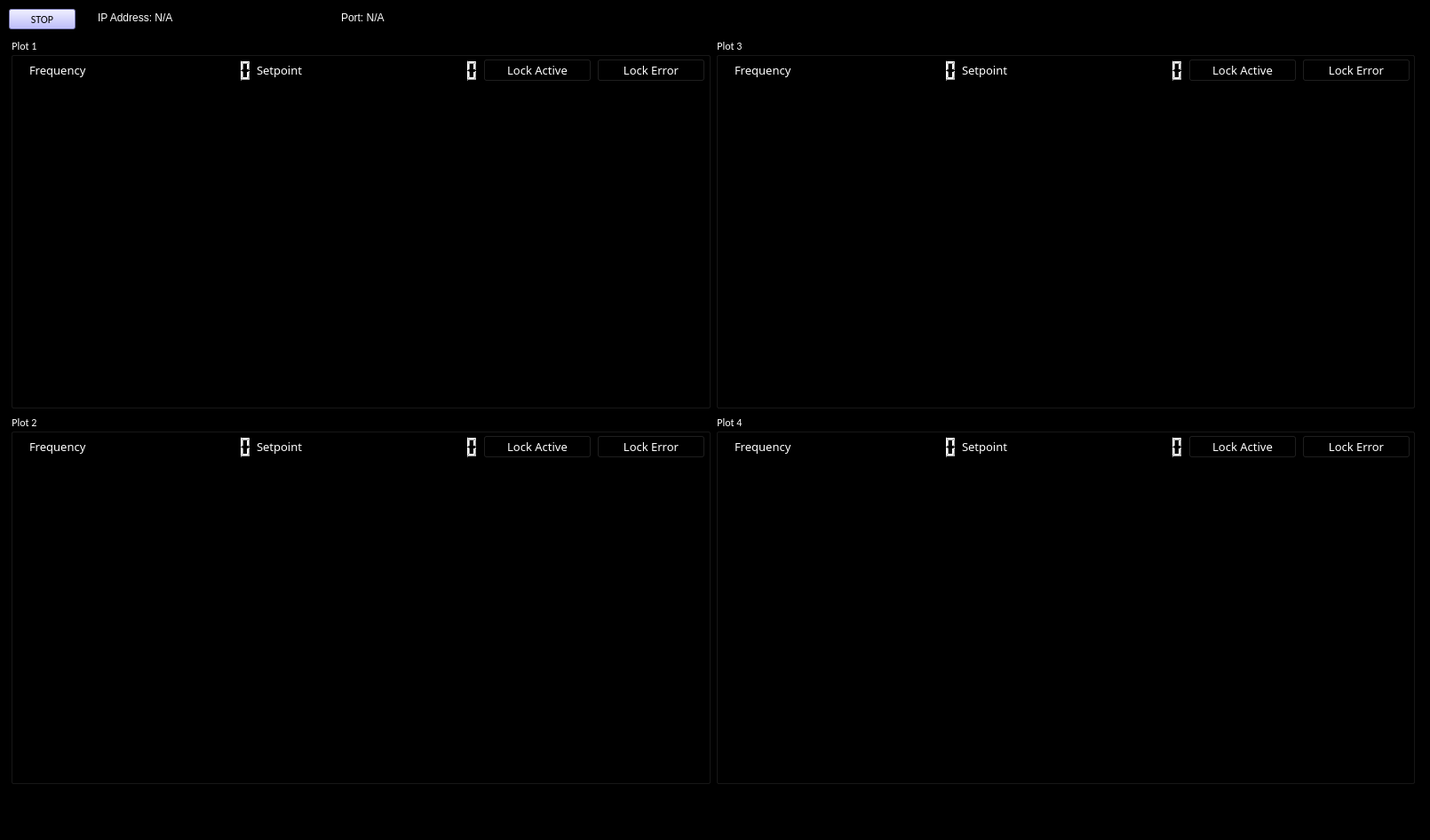
<?xml version="1.0" encoding="UTF-8"?>
<ui version="4.0">
 <class>MainWindow</class>
 <widget class="QMainWindow" name="MainWindow">
  <property name="geometry">
   <rect>
    <x>0</x>
    <y>0</y>
    <width>1610</width>
    <height>946</height>
   </rect>
  </property>
  <property name="windowTitle">
   <string>Wavemeter Monitor</string>
  </property>
  <property name="windowOpacity">
   <double>2.000000000000000</double>
  </property>
  <property name="styleSheet">
   <string notr="true">background-color: rgb(0, 0, 0);
selection-color: rgb(255, 0, 0);</string>
  </property>
  <property name="toolButtonStyle">
   <enum>Qt::ToolButtonIconOnly</enum>
  </property>
  <widget class="QWidget" name="centralwidget">
   <widget class="QPushButton" name="stop_button">
    <property name="enabled">
     <bool>true</bool>
    </property>
    <property name="geometry">
     <rect>
      <x>10</x>
      <y>10</y>
      <width>75</width>
      <height>23</height>
     </rect>
    </property>
    <property name="font">
     <font>
      <family>Calibri</family>
     </font>
    </property>
    <property name="mouseTracking">
     <bool>false</bool>
    </property>
    <property name="autoFillBackground">
     <bool>false</bool>
    </property>
    <property name="styleSheet">
     <string notr="true">background-color: rgb(170, 170, 255);</string>
    </property>
    <property name="text">
     <string>STOP</string>
    </property>
    <property name="checkable">
     <bool>true</bool>
    </property>
   </widget>
   <widget class="QWidget" name="layoutWidget">
    <property name="geometry">
     <rect>
      <x>12</x>
      <y>42</y>
      <width>1581</width>
      <height>841</height>
     </rect>
    </property>
    <layout class="QGridLayout" name="gridLayout">
     <item row="0" column="0">
      <widget class="QGroupBox" name="groupBox">
       <property name="font">
        <font>
         <family>Calibri</family>
        </font>
       </property>
       <property name="styleSheet">
        <string notr="true">color: rgb(255, 255, 255);</string>
       </property>
       <property name="title">
        <string>Plot 1</string>
       </property>
       <widget class="PlotWidget" name="graph_widget_1" native="true">
        <property name="geometry">
         <rect>
          <x>9</x>
          <y>59</y>
          <width>601</width>
          <height>341</height>
         </rect>
        </property>
       </widget>
       <widget class="GraphicsView" name="legend_widget_1">
        <property name="geometry">
         <rect>
          <x>620</x>
          <y>60</y>
          <width>161</width>
          <height>351</height>
         </rect>
        </property>
       </widget>
       <widget class="QWidget" name="layoutWidget">
        <property name="geometry">
         <rect>
          <x>21</x>
          <y>21</y>
          <width>761</width>
          <height>32</height>
         </rect>
        </property>
        <layout class="QHBoxLayout" name="horizontalLayout">
         <item>
          <widget class="QLabel" name="label">
           <property name="font">
            <font>
             <family>Calibri Light</family>
            </font>
           </property>
           <property name="text">
            <string>&lt;html&gt;&lt;head/&gt;&lt;body&gt;&lt;p&gt;&lt;span style=&quot; font-size:10pt;&quot;&gt;Frequency&lt;/span&gt;&lt;/p&gt;&lt;/body&gt;&lt;/html&gt;</string>
           </property>
          </widget>
         </item>
         <item>
          <widget class="QLCDNumber" name="number_widget_1">
           <property name="font">
            <font>
             <family>Calibri Light</family>
            </font>
           </property>
           <property name="accessibleName">
            <string/>
           </property>
           <property name="smallDecimalPoint">
            <bool>false</bool>
           </property>
           <property name="digitCount">
            <number>10</number>
           </property>
           <property name="segmentStyle">
            <enum>QLCDNumber::Filled</enum>
           </property>
           <property name="value" stdset="0">
            <double>0.000000000000000</double>
           </property>
          </widget>
         </item>
         <item>
          <widget class="QLabel" name="label_2">
           <property name="font">
            <font>
             <family>Calibri Light</family>
            </font>
           </property>
           <property name="text">
            <string>&lt;html&gt;&lt;head/&gt;&lt;body&gt;&lt;p&gt;&lt;span style=&quot; font-size:10pt;&quot;&gt;Setpoint&lt;/span&gt;&lt;/p&gt;&lt;/body&gt;&lt;/html&gt;</string>
           </property>
          </widget>
         </item>
         <item>
          <widget class="QLCDNumber" name="number_widget_2">
           <property name="font">
            <font>
             <family>Calibri Light</family>
            </font>
           </property>
           <property name="accessibleName">
            <string/>
           </property>
           <property name="smallDecimalPoint">
            <bool>false</bool>
           </property>
           <property name="digitCount">
            <number>10</number>
           </property>
           <property name="segmentStyle">
            <enum>QLCDNumber::Filled</enum>
           </property>
           <property name="value" stdset="0">
            <double>0.000000000000000</double>
           </property>
          </widget>
         </item>
         <item>
          <widget class="QPushButton" name="boolean_widget_1">
           <property name="font">
            <font>
             <family>Calibri Light</family>
             <pointsize>10</pointsize>
            </font>
           </property>
           <property name="text">
            <string>Lock Active</string>
           </property>
           <property name="icon">
            <iconset>
             <normaloff>green_LED_off.svg</normaloff>
             <normalon>green_LED_on.svg</normalon>green_LED_off.svg</iconset>
           </property>
           <property name="checkable">
            <bool>true</bool>
           </property>
           <property name="checked">
            <bool>false</bool>
           </property>
           <property name="autoExclusive">
            <bool>false</bool>
           </property>
          </widget>
         </item>
         <item>
          <widget class="QPushButton" name="boolean_widget_2">
           <property name="font">
            <font>
             <family>Calibri Light</family>
             <pointsize>10</pointsize>
            </font>
           </property>
           <property name="text">
            <string>Lock Error</string>
           </property>
           <property name="icon">
            <iconset>
             <normaloff>red_LED_off.svg</normaloff>
             <normalon>red_LED_on.svg</normalon>red_LED_off.svg</iconset>
           </property>
           <property name="checkable">
            <bool>true</bool>
           </property>
           <property name="autoExclusive">
            <bool>false</bool>
           </property>
          </widget>
         </item>
        </layout>
       </widget>
      </widget>
     </item>
     <item row="0" column="1">
      <widget class="QGroupBox" name="groupBox_3">
       <property name="font">
        <font>
         <family>Calibri</family>
        </font>
       </property>
       <property name="styleSheet">
        <string notr="true">color: rgb(255, 255, 255);</string>
       </property>
       <property name="title">
        <string>Plot 3</string>
       </property>
       <widget class="PlotWidget" name="graph_widget_3" native="true">
        <property name="geometry">
         <rect>
          <x>9</x>
          <y>59</y>
          <width>601</width>
          <height>341</height>
         </rect>
        </property>
       </widget>
       <widget class="GraphicsView" name="legend_widget_3">
        <property name="geometry">
         <rect>
          <x>620</x>
          <y>60</y>
          <width>161</width>
          <height>351</height>
         </rect>
        </property>
       </widget>
       <widget class="QWidget" name="layoutWidget_3">
        <property name="geometry">
         <rect>
          <x>21</x>
          <y>21</y>
          <width>761</width>
          <height>32</height>
         </rect>
        </property>
        <layout class="QHBoxLayout" name="horizontalLayout_3">
         <item>
          <widget class="QLabel" name="label_5">
           <property name="font">
            <font>
             <family>Calibri Light</family>
            </font>
           </property>
           <property name="text">
            <string>&lt;html&gt;&lt;head/&gt;&lt;body&gt;&lt;p&gt;&lt;span style=&quot; font-size:10pt;&quot;&gt;Frequency&lt;/span&gt;&lt;/p&gt;&lt;/body&gt;&lt;/html&gt;</string>
           </property>
          </widget>
         </item>
         <item>
          <widget class="QLCDNumber" name="number_widget_5">
           <property name="font">
            <font>
             <family>Calibri Light</family>
            </font>
           </property>
           <property name="accessibleName">
            <string/>
           </property>
           <property name="smallDecimalPoint">
            <bool>false</bool>
           </property>
           <property name="digitCount">
            <number>10</number>
           </property>
           <property name="segmentStyle">
            <enum>QLCDNumber::Filled</enum>
           </property>
           <property name="value" stdset="0">
            <double>0.000000000000000</double>
           </property>
          </widget>
         </item>
         <item>
          <widget class="QLabel" name="label_6">
           <property name="font">
            <font>
             <family>Calibri Light</family>
            </font>
           </property>
           <property name="text">
            <string>&lt;html&gt;&lt;head/&gt;&lt;body&gt;&lt;p&gt;&lt;span style=&quot; font-size:10pt;&quot;&gt;Setpoint&lt;/span&gt;&lt;/p&gt;&lt;/body&gt;&lt;/html&gt;</string>
           </property>
          </widget>
         </item>
         <item>
          <widget class="QLCDNumber" name="number_widget_6">
           <property name="font">
            <font>
             <family>Calibri Light</family>
            </font>
           </property>
           <property name="accessibleName">
            <string/>
           </property>
           <property name="smallDecimalPoint">
            <bool>false</bool>
           </property>
           <property name="digitCount">
            <number>10</number>
           </property>
           <property name="segmentStyle">
            <enum>QLCDNumber::Filled</enum>
           </property>
           <property name="value" stdset="0">
            <double>0.000000000000000</double>
           </property>
          </widget>
         </item>
         <item>
          <widget class="QPushButton" name="boolean_widget_5">
           <property name="font">
            <font>
             <family>Calibri Light</family>
             <pointsize>10</pointsize>
            </font>
           </property>
           <property name="text">
            <string>Lock Active</string>
           </property>
           <property name="icon">
            <iconset>
             <normaloff>green_LED_off.svg</normaloff>
             <normalon>green_LED_on.svg</normalon>green_LED_off.svg</iconset>
           </property>
           <property name="checkable">
            <bool>true</bool>
           </property>
          </widget>
         </item>
         <item>
          <widget class="QPushButton" name="boolean_widget_6">
           <property name="font">
            <font>
             <family>Calibri Light</family>
             <pointsize>10</pointsize>
            </font>
           </property>
           <property name="text">
            <string>Lock Error</string>
           </property>
           <property name="icon">
            <iconset>
             <normaloff>red_LED_off.svg</normaloff>
             <normalon>red_LED_on.svg</normalon>red_LED_off.svg</iconset>
           </property>
           <property name="checkable">
            <bool>true</bool>
           </property>
          </widget>
         </item>
        </layout>
       </widget>
      </widget>
     </item>
     <item row="1" column="0">
      <widget class="QGroupBox" name="groupBox_2">
       <property name="font">
        <font>
         <family>Calibri</family>
        </font>
       </property>
       <property name="styleSheet">
        <string notr="true">color: rgb(255, 255, 255);</string>
       </property>
       <property name="title">
        <string>Plot 2</string>
       </property>
       <widget class="PlotWidget" name="graph_widget_2" native="true">
        <property name="geometry">
         <rect>
          <x>9</x>
          <y>59</y>
          <width>601</width>
          <height>341</height>
         </rect>
        </property>
       </widget>
       <widget class="GraphicsView" name="legend_widget_2">
        <property name="geometry">
         <rect>
          <x>620</x>
          <y>60</y>
          <width>161</width>
          <height>351</height>
         </rect>
        </property>
       </widget>
       <widget class="QWidget" name="layoutWidget_2">
        <property name="geometry">
         <rect>
          <x>21</x>
          <y>21</y>
          <width>761</width>
          <height>32</height>
         </rect>
        </property>
        <layout class="QHBoxLayout" name="horizontalLayout_2">
         <item>
          <widget class="QLabel" name="label_3">
           <property name="font">
            <font>
             <family>Calibri Light</family>
            </font>
           </property>
           <property name="text">
            <string>&lt;html&gt;&lt;head/&gt;&lt;body&gt;&lt;p&gt;&lt;span style=&quot; font-size:10pt;&quot;&gt;Frequency&lt;/span&gt;&lt;/p&gt;&lt;/body&gt;&lt;/html&gt;</string>
           </property>
          </widget>
         </item>
         <item>
          <widget class="QLCDNumber" name="number_widget_3">
           <property name="font">
            <font>
             <family>Calibri Light</family>
            </font>
           </property>
           <property name="accessibleName">
            <string/>
           </property>
           <property name="smallDecimalPoint">
            <bool>false</bool>
           </property>
           <property name="digitCount">
            <number>10</number>
           </property>
           <property name="segmentStyle">
            <enum>QLCDNumber::Filled</enum>
           </property>
           <property name="value" stdset="0">
            <double>0.000000000000000</double>
           </property>
          </widget>
         </item>
         <item>
          <widget class="QLabel" name="label_4">
           <property name="font">
            <font>
             <family>Calibri Light</family>
            </font>
           </property>
           <property name="text">
            <string>&lt;html&gt;&lt;head/&gt;&lt;body&gt;&lt;p&gt;&lt;span style=&quot; font-size:10pt;&quot;&gt;Setpoint&lt;/span&gt;&lt;/p&gt;&lt;/body&gt;&lt;/html&gt;</string>
           </property>
           <property name="scaledContents">
            <bool>false</bool>
           </property>
          </widget>
         </item>
         <item>
          <widget class="QLCDNumber" name="number_widget_4">
           <property name="font">
            <font>
             <family>Calibri Light</family>
            </font>
           </property>
           <property name="accessibleName">
            <string/>
           </property>
           <property name="smallDecimalPoint">
            <bool>false</bool>
           </property>
           <property name="digitCount">
            <number>10</number>
           </property>
           <property name="segmentStyle">
            <enum>QLCDNumber::Filled</enum>
           </property>
           <property name="value" stdset="0">
            <double>0.000000000000000</double>
           </property>
          </widget>
         </item>
         <item>
          <widget class="QPushButton" name="boolean_widget_3">
           <property name="font">
            <font>
             <family>Calibri Light</family>
             <pointsize>10</pointsize>
            </font>
           </property>
           <property name="text">
            <string>Lock Active</string>
           </property>
           <property name="icon">
            <iconset>
             <normaloff>green_LED_off.svg</normaloff>
             <normalon>green_LED_on.svg</normalon>green_LED_off.svg</iconset>
           </property>
           <property name="checkable">
            <bool>true</bool>
           </property>
          </widget>
         </item>
         <item>
          <widget class="QPushButton" name="boolean_widget_4">
           <property name="font">
            <font>
             <family>Calibri Light</family>
             <pointsize>10</pointsize>
            </font>
           </property>
           <property name="text">
            <string>Lock Error</string>
           </property>
           <property name="icon">
            <iconset>
             <normaloff>red_LED_off.svg</normaloff>
             <normalon>red_LED_on.svg</normalon>red_LED_off.svg</iconset>
           </property>
           <property name="checkable">
            <bool>true</bool>
           </property>
          </widget>
         </item>
        </layout>
       </widget>
      </widget>
     </item>
     <item row="1" column="1">
      <widget class="QGroupBox" name="groupBox_4">
       <property name="font">
        <font>
         <family>Calibri</family>
        </font>
       </property>
       <property name="styleSheet">
        <string notr="true">color: rgb(255, 255, 255);</string>
       </property>
       <property name="title">
        <string>Plot 4</string>
       </property>
       <widget class="PlotWidget" name="graph_widget_4" native="true">
        <property name="geometry">
         <rect>
          <x>9</x>
          <y>59</y>
          <width>601</width>
          <height>341</height>
         </rect>
        </property>
       </widget>
       <widget class="GraphicsView" name="legend_widget_4">
        <property name="geometry">
         <rect>
          <x>620</x>
          <y>60</y>
          <width>161</width>
          <height>351</height>
         </rect>
        </property>
       </widget>
       <widget class="QWidget" name="layoutWidget_4">
        <property name="geometry">
         <rect>
          <x>21</x>
          <y>21</y>
          <width>761</width>
          <height>32</height>
         </rect>
        </property>
        <layout class="QHBoxLayout" name="horizontalLayout_4">
         <item>
          <widget class="QLabel" name="label_7">
           <property name="font">
            <font>
             <family>Calibri Light</family>
            </font>
           </property>
           <property name="text">
            <string>&lt;html&gt;&lt;head/&gt;&lt;body&gt;&lt;p&gt;&lt;span style=&quot; font-size:10pt;&quot;&gt;Frequency&lt;/span&gt;&lt;/p&gt;&lt;/body&gt;&lt;/html&gt;</string>
           </property>
          </widget>
         </item>
         <item>
          <widget class="QLCDNumber" name="number_widget_7">
           <property name="font">
            <font>
             <family>Calibri Light</family>
            </font>
           </property>
           <property name="accessibleName">
            <string/>
           </property>
           <property name="smallDecimalPoint">
            <bool>false</bool>
           </property>
           <property name="digitCount">
            <number>10</number>
           </property>
           <property name="segmentStyle">
            <enum>QLCDNumber::Filled</enum>
           </property>
           <property name="value" stdset="0">
            <double>0.000000000000000</double>
           </property>
          </widget>
         </item>
         <item>
          <widget class="QLabel" name="label_8">
           <property name="font">
            <font>
             <family>Calibri Light</family>
            </font>
           </property>
           <property name="text">
            <string>&lt;html&gt;&lt;head/&gt;&lt;body&gt;&lt;p&gt;&lt;span style=&quot; font-size:10pt;&quot;&gt;Setpoint&lt;/span&gt;&lt;/p&gt;&lt;/body&gt;&lt;/html&gt;</string>
           </property>
          </widget>
         </item>
         <item>
          <widget class="QLCDNumber" name="number_widget_8">
           <property name="font">
            <font>
             <family>Calibri Light</family>
            </font>
           </property>
           <property name="accessibleName">
            <string/>
           </property>
           <property name="smallDecimalPoint">
            <bool>false</bool>
           </property>
           <property name="digitCount">
            <number>10</number>
           </property>
           <property name="segmentStyle">
            <enum>QLCDNumber::Filled</enum>
           </property>
           <property name="value" stdset="0">
            <double>0.000000000000000</double>
           </property>
          </widget>
         </item>
         <item>
          <widget class="QPushButton" name="boolean_widget_7">
           <property name="font">
            <font>
             <family>Calibri Light</family>
             <pointsize>10</pointsize>
            </font>
           </property>
           <property name="text">
            <string>Lock Active</string>
           </property>
           <property name="icon">
            <iconset>
             <normaloff>green_LED_off.svg</normaloff>
             <normalon>green_LED_on.svg</normalon>green_LED_off.svg</iconset>
           </property>
           <property name="checkable">
            <bool>true</bool>
           </property>
          </widget>
         </item>
         <item>
          <widget class="QPushButton" name="boolean_widget_8">
           <property name="font">
            <font>
             <family>Calibri Light</family>
             <pointsize>10</pointsize>
            </font>
           </property>
           <property name="text">
            <string>Lock Error</string>
           </property>
           <property name="icon">
            <iconset>
             <normaloff>red_LED_off.svg</normaloff>
             <normalon>red_LED_on.svg</normalon>red_LED_off.svg</iconset>
           </property>
           <property name="checkable">
            <bool>true</bool>
           </property>
          </widget>
         </item>
        </layout>
       </widget>
      </widget>
     </item>
    </layout>
   </widget>
   <widget class="QWidget" name="">
    <property name="geometry">
     <rect>
      <x>110</x>
      <y>10</y>
      <width>541</width>
      <height>21</height>
     </rect>
    </property>
    <layout class="QHBoxLayout" name="horizontalLayout_5">
     <item>
      <widget class="QLabel" name="ip_label">
       <property name="styleSheet">
        <string notr="true">color: rgb(255, 255, 255);
font: 25 12pt &quot;Calibri Light&quot;;</string>
       </property>
       <property name="text">
        <string>&lt;html&gt;&lt;head/&gt;&lt;body&gt;&lt;p&gt;&lt;span style=&quot; color:#ffffff;&quot;&gt;IP Address: N/A&lt;/span&gt;&lt;/p&gt;&lt;/body&gt;&lt;/html&gt;</string>
       </property>
      </widget>
     </item>
     <item>
      <widget class="QLabel" name="port_label">
       <property name="styleSheet">
        <string notr="true">color: rgb(255, 255, 255);
font: 25 12pt &quot;Calibri Light&quot;;</string>
       </property>
       <property name="text">
        <string>&lt;html&gt;&lt;head/&gt;&lt;body&gt;&lt;p&gt;&lt;span style=&quot; color:#ffffff;&quot;&gt;Port: N/A&lt;/span&gt;&lt;/p&gt;&lt;/body&gt;&lt;/html&gt;</string>
       </property>
      </widget>
     </item>
    </layout>
   </widget>
  </widget>
  <widget class="QMenuBar" name="menubar">
   <property name="geometry">
    <rect>
     <x>0</x>
     <y>0</y>
     <width>1610</width>
     <height>21</height>
    </rect>
   </property>
  </widget>
  <widget class="QStatusBar" name="statusbar"/>
 </widget>
 <customwidgets>
  <customwidget>
   <class>PlotWidget</class>
   <extends>QWidget</extends>
   <header>pyqtgraph</header>
   <container>1</container>
  </customwidget>
  <customwidget>
   <class>GraphicsView</class>
   <extends>QGraphicsView</extends>
   <header>pyqtgraph</header>
  </customwidget>
 </customwidgets>
 <resources/>
 <connections/>
</ui>
